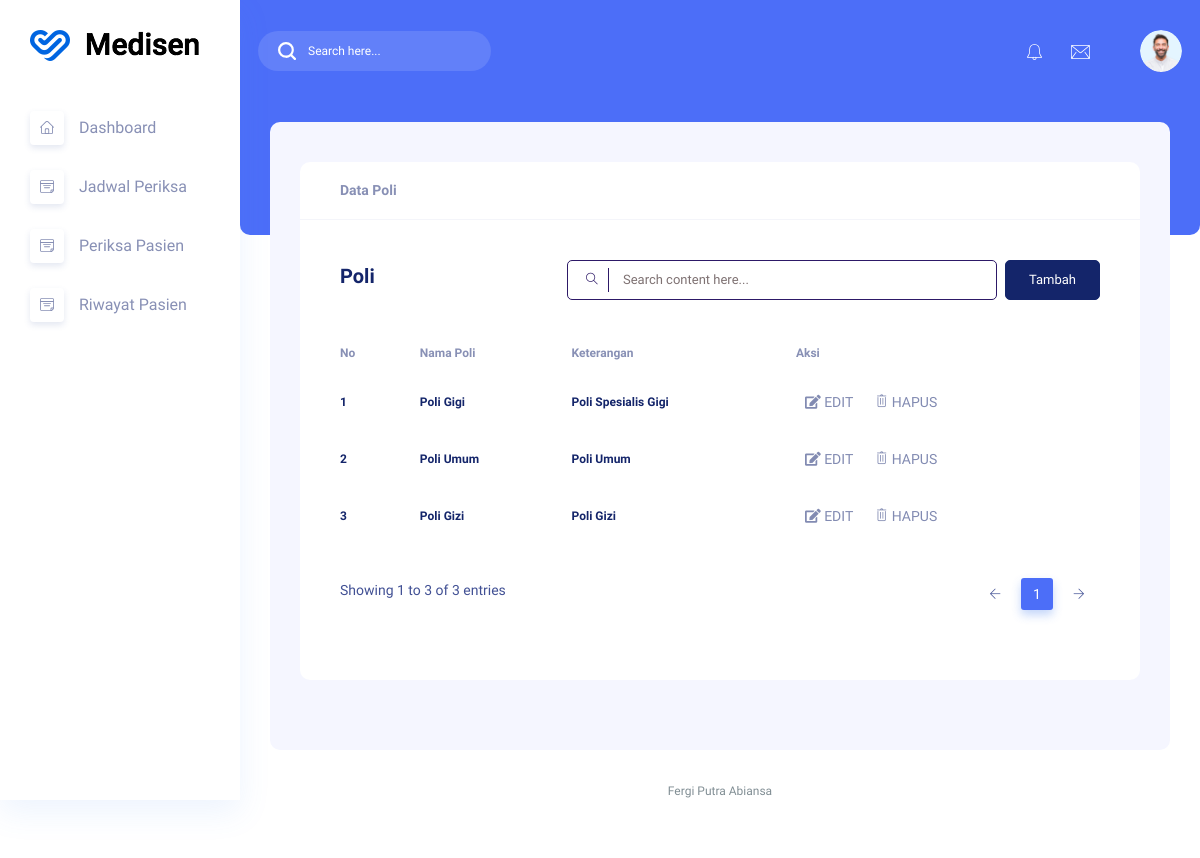
Screenshot of /admin/poli.php (signed in) with the database file from the repository.
### tables this page shows
CREATE TABLE `poli` (
  `id` int(11) UNSIGNED NOT NULL,
  `nama_poli` varchar(25) NOT NULL,
  `keterangan` text NOT NULL
);

### admin/poli.php (the view, shortened to what this page needs)
<?php
include '../koneksi.php';
$poli = mysqli_query($mysqli, "SELECT * FROM poli");
?>
<!DOCTYPE html>
<html lang="zxx">
<head>
    <link rel="stylesheet" href="../assets/css/bootstrap1.min.css" />
    <link rel="stylesheet" href="../assets/vendors/themefy_icon/themify-icons.css" />
    <link rel="stylesheet" href="../assets/vendors/niceselect/css/nice-select.css" />
    <link rel="stylesheet" href="../assets/vendors/owl_carousel/css/owl.carousel.css" />
    <link rel="stylesheet" href="../assets/vendors/gijgo/gijgo.min.css" />
    <link rel="stylesheet" href="../assets/vendors/font_awesome/css/all.min.css" />
    <link rel="stylesheet" href="../assets/vendors/tagsinput/tagsinput.css" />
    <link rel="stylesheet" href="../assets/vendors/datepicker/date-picker.css" />
    <link rel="stylesheet" href="../assets/vendors/scroll/scrollable.css" />
    <link rel="stylesheet" href="../assets/vendors/datatable/css/jquery.dataTables.min.css" />
    <link rel="stylesheet" href="../assets/vendors/datatable/css/responsive.dataTables.min.css" />
    <link rel="stylesheet" href="../assets/vendors/datatable/css/buttons.dataTables.min.css" />
    <link rel="stylesheet" href="../assets/vendors/text_editor/summernote-bs4.css" />
    <link rel="stylesheet" href="../assets/vendors/morris/morris.css">
    <link rel="stylesheet" href="../assets/vendors/material_icon/material-icons.css" />
    <link rel="stylesheet" href="../assets/css/metisMenu.css">
    <link rel="stylesheet" href="../assets/css/style1.css" />
    <link rel="stylesheet" href="../assets/css/colors/default.css" id="colorSkinCSS">
</head>
<body class="crm_body_bg">
    <?php include '../components/sidebar.php'; ?>
    <section class="main_content dashboard_part large_header_bg">
        <?php include '../components/navbar.php'; ?>
        <div class="main_content_iner ">
            <div class="container-fluid p-0 ">
                <div class="row justify-content-center">
                    <div class="col-lg-12">
                        <div class="white_card card_height_100 mb_30">
                            <div class="white_card_header">
                                <div class="box_header m-0">
                                    <div class="main-title">
                                        <h3 class="m-0">Data Poli</h3>
                                    </div>
                                </div>
                            </div>
                            <div class="white_card_body">
                                <div class="QA_section">
                                    <div class="white_box_tittle list_header">
                                        <h4>Poli</h4>
                                        <div class="box_right d-flex lms_block">
                                            <div class="serach_field_2">
                                                <div class="search_inner">
                                                    <form Active="#">
                                                        <div class="search_field">
                                                            <input type="text" placeholder="Search content here..." />
                                                        </div>
                                                        <button type="submit">
                                                            <i class="ti-search"></i>
                                                        </button>
                                                    </form>
                                                </div>
                                            </div>
                                            <div class="add_button ms-2">
                                                <a href="tambah_poli.php" class="btn_1">
                                                    Tambah
                                                </a>
                                            </div>
                                        </div>
                                    </div>
                                    <div class="QA_table mb_30">
                                        <table class="table lms_table_active">
                                            <thead>
                                                <tr>
                                                    <th scope="col">No</th>
                                                    <th scope="col">Nama Poli</th>
                                                    <th scope="col">Keterangan</th>
                                                    <th scope="col">Aksi</th>
                                                </tr>
                                            </thead>
                                            <tbody>
                                                <?php
                                                $no = 1;
                                                while ($row = mysqli_fetch_array($poli)) {
                                                ?>
                                                    <tr>
                                                        <td><?php echo $no++ ?></td>
                                                        <td><?php echo $row['nama_poli'] ?></td>
                                                        <td><?php echo $row['keterangan'] ?></td>
                                                        <td>
                                                            <a href="edit_poli.php?id=<?php echo $row['id']; ?>" class="btn btn-sm"><i class='fas fa-edit'></i> EDIT</a>
                                                            <a href="#" class="btn btn-sm" onclick="confirmDelete('<?php echo $row['id']; ?>', '<?php echo $row['nama_poli']; ?>')"><i class='ti-trash'></i>
                                                                HAPUS
                                                            </a>
                                                        </td>
                                                    </tr>
                                                <?php } ?>
                                            </tbody>
                                        </table>
                                    </div>
                                </div>
                            </div>
                        </div>
                    </div>
                </div>
            </div>
        </div>
        <div class="footer_part">
            <div class="container-fluid">
                <div class="row">
                    <div class="col-lg-12">
                        <div class="footer_iner text-center">
                            <p> Fergi Putra Abiansa </p>
                        </div>
                    </div>
                </div>
            </div>
        </div>
    </section>
</body>
</html>

### rows the page displays
poli: nama_poli "Poli Gigi", keterangan "Poli Spesialis Gigi"
poli: nama_poli "Poli Umum", keterangan "Poli Umum"
poli: nama_poli "Poli Gizi", keterangan "Poli Gizi"
